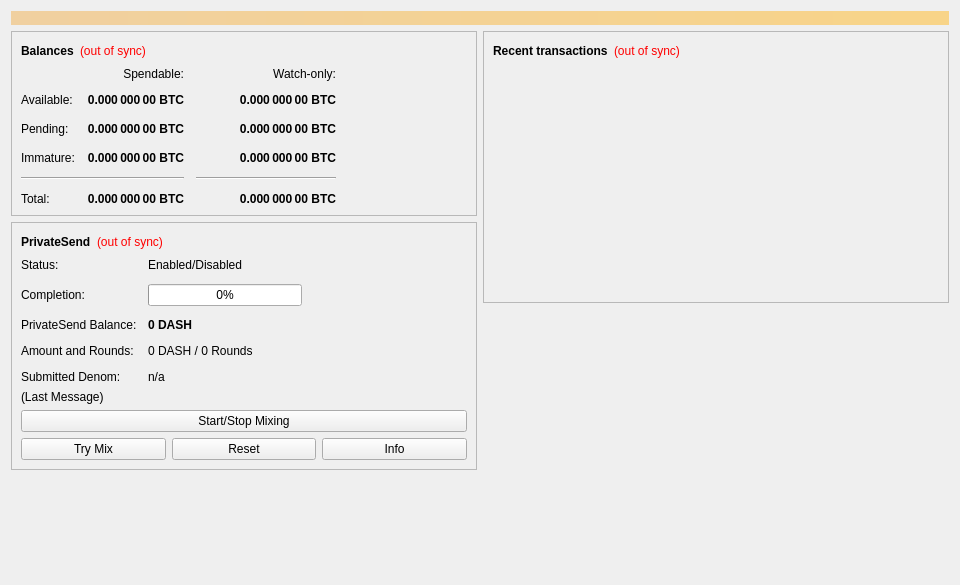
<?xml version="1.0" encoding="UTF-8"?>
<ui version="4.0">
 <class>OverviewPage</class>
 <widget class="QWidget" name="OverviewPage">
  <property name="geometry">
   <rect>
    <x>0</x>
    <y>0</y>
    <width>960</width>
    <height>585</height>
   </rect>
  </property>
  <property name="minimumSize">
   <size>
    <width>960</width>
    <height>0</height>
   </size>
  </property>
  <property name="windowTitle">
   <string>Form</string>
  </property>
  <layout class="QVBoxLayout" name="topLayout">
   <item>
    <widget class="QLabel" name="labelAlerts">
     <property name="visible">
      <bool>false</bool>
     </property>
     <property name="styleSheet">
      <string notr="true">QLabel { background-color: qlineargradient(x1: 0, y1: 0, x2: 1, y2: 0, stop:0 #F0D0A0, stop:1 #F8D488); color:#000000; }</string>
     </property>
     <property name="wordWrap">
      <bool>true</bool>
     </property>
     <property name="margin">
      <number>3</number>
     </property>
     <property name="textInteractionFlags">
      <set>Qt::TextSelectableByMouse</set>
     </property>
    </widget>
   </item>
   <item>
    <layout class="QHBoxLayout" name="horizontalLayout" stretch="1,1">
     <item>
      <layout class="QVBoxLayout" name="verticalLayout_2">
       <item>
        <widget class="QFrame" name="frame">
         <property name="frameShape">
          <enum>QFrame::StyledPanel</enum>
         </property>
         <property name="frameShadow">
          <enum>QFrame::Raised</enum>
         </property>
         <layout class="QVBoxLayout" name="verticalLayout_4">
          <item>
           <layout class="QHBoxLayout" name="horizontalLayout_4">
            <item>
             <widget class="QLabel" name="label_5">
              <property name="font">
               <font>
                <weight>75</weight>
                <bold>true</bold>
               </font>
              </property>
              <property name="text">
               <string>Balances</string>
              </property>
             </widget>
            </item>
            <item>
             <widget class="QLabel" name="labelWalletStatus">
              <property name="toolTip">
               <string>The displayed information may be out of date. Your wallet automatically synchronizes with the Hashtalt network after a connection is established, but this process has not completed yet.</string>
              </property>
              <property name="styleSheet">
               <string notr="true">QLabel { color: red; }</string>
              </property>
              <property name="text">
               <string notr="true">(out of sync)</string>
              </property>
              <property name="alignment">
               <set>Qt::AlignLeading|Qt::AlignLeft|Qt::AlignVCenter</set>
              </property>
             </widget>
            </item>
            <item>
             <spacer name="horizontalSpacer_3">
              <property name="orientation">
               <enum>Qt::Horizontal</enum>
              </property>
              <property name="sizeHint" stdset="0">
               <size>
                <width>40</width>
                <height>20</height>
               </size>
              </property>
             </spacer>
            </item>
           </layout>
          </item>
          <item>
           <layout class="QGridLayout" name="gridLayout">
            <property name="spacing">
             <number>12</number>
            </property>
            <item row="2" column="2">
             <widget class="QLabel" name="labelWatchPending">
              <property name="font">
               <font>
                <weight>75</weight>
                <bold>true</bold>
               </font>
              </property>
              <property name="cursor">
               <cursorShape>IBeamCursor</cursorShape>
              </property>
              <property name="toolTip">
               <string>Unconfirmed transactions to watch-only addresses</string>
              </property>
              <property name="text">
               <string notr="true">0.000 000 00 BTC</string>
              </property>
              <property name="alignment">
               <set>Qt::AlignRight|Qt::AlignTrailing|Qt::AlignVCenter</set>
              </property>
              <property name="textInteractionFlags">
               <set>Qt::LinksAccessibleByMouse|Qt::TextSelectableByKeyboard|Qt::TextSelectableByMouse</set>
              </property>
             </widget>
            </item>
            <item row="2" column="1">
             <widget class="QLabel" name="labelUnconfirmed">
              <property name="font">
               <font>
                <weight>75</weight>
                <bold>true</bold>
               </font>
              </property>
              <property name="cursor">
               <cursorShape>IBeamCursor</cursorShape>
              </property>
              <property name="toolTip">
               <string>Total of transactions that have yet to be confirmed, and do not yet count toward the spendable balance</string>
              </property>
              <property name="text">
               <string notr="true">0.000 000 00 BTC</string>
              </property>
              <property name="alignment">
               <set>Qt::AlignRight|Qt::AlignTrailing|Qt::AlignVCenter</set>
              </property>
              <property name="textInteractionFlags">
               <set>Qt::LinksAccessibleByMouse|Qt::TextSelectableByKeyboard|Qt::TextSelectableByMouse</set>
              </property>
             </widget>
            </item>
            <item row="3" column="2">
             <widget class="QLabel" name="labelWatchImmature">
              <property name="font">
               <font>
                <weight>75</weight>
                <bold>true</bold>
               </font>
              </property>
              <property name="cursor">
               <cursorShape>IBeamCursor</cursorShape>
              </property>
              <property name="toolTip">
               <string>Mined balance in watch-only addresses that has not yet matured</string>
              </property>
              <property name="text">
               <string notr="true">0.000 000 00 BTC</string>
              </property>
              <property name="alignment">
               <set>Qt::AlignRight|Qt::AlignTrailing|Qt::AlignVCenter</set>
              </property>
              <property name="textInteractionFlags">
               <set>Qt::LinksAccessibleByMouse|Qt::TextSelectableByKeyboard|Qt::TextSelectableByMouse</set>
              </property>
             </widget>
            </item>
            <item row="4" column="0" colspan="2">
             <widget class="Line" name="lineSpendableBalance">
              <property name="orientation">
               <enum>Qt::Horizontal</enum>
              </property>
             </widget>
            </item>
            <item row="4" column="2">
             <widget class="Line" name="lineWatchBalance">
              <property name="sizePolicy">
               <sizepolicy hsizetype="Preferred" vsizetype="Fixed">
                <horstretch>0</horstretch>
                <verstretch>0</verstretch>
               </sizepolicy>
              </property>
              <property name="minimumSize">
               <size>
                <width>140</width>
                <height>0</height>
               </size>
              </property>
              <property name="orientation">
               <enum>Qt::Horizontal</enum>
              </property>
             </widget>
            </item>
            <item row="5" column="0">
             <widget class="QLabel" name="labelTotalText">
              <property name="text">
               <string>Total:</string>
              </property>
             </widget>
            </item>
            <item row="3" column="1">
             <widget class="QLabel" name="labelImmature">
              <property name="font">
               <font>
                <weight>75</weight>
                <bold>true</bold>
               </font>
              </property>
              <property name="cursor">
               <cursorShape>IBeamCursor</cursorShape>
              </property>
              <property name="toolTip">
               <string>Mined balance that has not yet matured</string>
              </property>
              <property name="text">
               <string notr="true">0.000 000 00 BTC</string>
              </property>
              <property name="alignment">
               <set>Qt::AlignRight|Qt::AlignTrailing|Qt::AlignVCenter</set>
              </property>
              <property name="textInteractionFlags">
               <set>Qt::LinksAccessibleByMouse|Qt::TextSelectableByKeyboard|Qt::TextSelectableByMouse</set>
              </property>
             </widget>
            </item>
            <item row="2" column="3">
             <spacer name="horizontalSpacer_2">
              <property name="orientation">
               <enum>Qt::Horizontal</enum>
              </property>
              <property name="sizeHint" stdset="0">
               <size>
                <width>40</width>
                <height>20</height>
               </size>
              </property>
             </spacer>
            </item>
            <item row="3" column="0">
             <widget class="QLabel" name="labelImmatureText">
              <property name="text">
               <string>Immature:</string>
              </property>
             </widget>
            </item>
            <item row="5" column="1">
             <widget class="QLabel" name="labelTotal">
              <property name="font">
               <font>
                <weight>75</weight>
                <bold>true</bold>
               </font>
              </property>
              <property name="cursor">
               <cursorShape>IBeamCursor</cursorShape>
              </property>
              <property name="toolTip">
               <string>Your current total balance</string>
              </property>
              <property name="text">
               <string notr="true">0.000 000 00 BTC</string>
              </property>
              <property name="alignment">
               <set>Qt::AlignRight|Qt::AlignTrailing|Qt::AlignVCenter</set>
              </property>
              <property name="textInteractionFlags">
               <set>Qt::LinksAccessibleByMouse|Qt::TextSelectableByKeyboard|Qt::TextSelectableByMouse</set>
              </property>
             </widget>
            </item>
            <item row="5" column="2">
             <widget class="QLabel" name="labelWatchTotal">
              <property name="font">
               <font>
                <weight>75</weight>
                <bold>true</bold>
               </font>
              </property>
              <property name="cursor">
               <cursorShape>IBeamCursor</cursorShape>
              </property>
              <property name="toolTip">
               <string>Current total balance in watch-only addresses</string>
              </property>
              <property name="text">
               <string notr="true">0.000 000 00 BTC</string>
              </property>
              <property name="alignment">
               <set>Qt::AlignRight|Qt::AlignTrailing|Qt::AlignVCenter</set>
              </property>
              <property name="textInteractionFlags">
               <set>Qt::LinksAccessibleByMouse|Qt::TextSelectableByKeyboard|Qt::TextSelectableByMouse</set>
              </property>
             </widget>
            </item>
            <item row="0" column="2">
             <widget class="QLabel" name="labelWatchonly">
              <property name="text">
               <string>Watch-only:</string>
              </property>
              <property name="alignment">
               <set>Qt::AlignRight|Qt::AlignTrailing|Qt::AlignVCenter</set>
              </property>
             </widget>
            </item>
            <item row="1" column="0">
             <widget class="QLabel" name="labelBalanceText">
              <property name="text">
               <string>Available:</string>
              </property>
             </widget>
            </item>
            <item row="1" column="1">
             <widget class="QLabel" name="labelBalance">
              <property name="font">
               <font>
                <weight>75</weight>
                <bold>true</bold>
               </font>
              </property>
              <property name="cursor">
               <cursorShape>IBeamCursor</cursorShape>
              </property>
              <property name="toolTip">
               <string>Your current spendable balance</string>
              </property>
              <property name="text">
               <string notr="true">0.000 000 00 BTC</string>
              </property>
              <property name="alignment">
               <set>Qt::AlignRight|Qt::AlignTrailing|Qt::AlignVCenter</set>
              </property>
              <property name="textInteractionFlags">
               <set>Qt::LinksAccessibleByMouse|Qt::TextSelectableByKeyboard|Qt::TextSelectableByMouse</set>
              </property>
             </widget>
            </item>
            <item row="1" column="2">
             <widget class="QLabel" name="labelWatchAvailable">
              <property name="font">
               <font>
                <weight>75</weight>
                <bold>true</bold>
               </font>
              </property>
              <property name="cursor">
               <cursorShape>IBeamCursor</cursorShape>
              </property>
              <property name="toolTip">
               <string>Your current balance in watch-only addresses</string>
              </property>
              <property name="text">
               <string notr="true">0.000 000 00 BTC</string>
              </property>
              <property name="alignment">
               <set>Qt::AlignRight|Qt::AlignTrailing|Qt::AlignVCenter</set>
              </property>
              <property name="textInteractionFlags">
               <set>Qt::LinksAccessibleByMouse|Qt::TextSelectableByKeyboard|Qt::TextSelectableByMouse</set>
              </property>
             </widget>
            </item>
            <item row="2" column="0">
             <widget class="QLabel" name="labelPendingText">
              <property name="text">
               <string>Pending:</string>
              </property>
             </widget>
            </item>
            <item row="0" column="1">
             <widget class="QLabel" name="labelSpendable">
              <property name="text">
               <string>Spendable:</string>
              </property>
              <property name="alignment">
               <set>Qt::AlignRight|Qt::AlignTrailing|Qt::AlignVCenter</set>
              </property>
             </widget>
            </item>
           </layout>
          </item>
         </layout>
        </widget>
       </item>
       <item>
        <widget class="QFrame" name="framePrivateSend">
         <property name="layoutDirection">
          <enum>Qt::LeftToRight</enum>
         </property>
         <property name="frameShape">
          <enum>QFrame::StyledPanel</enum>
         </property>
         <property name="frameShadow">
          <enum>QFrame::Raised</enum>
         </property>
         <layout class="QVBoxLayout" name="VerticalLayout_PS1">
          <item>
           <layout class="QHBoxLayout" name="horizontalLayout_5">
            <item>
             <widget class="QLabel" name="labelPrivateSendHeader">
              <property name="font">
               <font>
                <weight>75</weight>
                <bold>true</bold>
               </font>
              </property>
              <property name="text">
               <string>PrivateSend</string>
              </property>
             </widget>
            </item>
            <item>
             <widget class="QLabel" name="labelPrivateSendSyncStatus">
              <property name="toolTip">
               <string>The displayed information may be out of date. Your wallet automatically synchronizes with the Hashtalt network after a connection is established, but this process has not completed yet.</string>
              </property>
              <property name="styleSheet">
               <string notr="true">QLabel { color: red; }</string>
              </property>
              <property name="text">
               <string notr="true">(out of sync)</string>
              </property>
              <property name="alignment">
               <set>Qt::AlignLeading|Qt::AlignLeft|Qt::AlignVCenter</set>
              </property>
             </widget>
            </item>
            <item>
             <spacer name="horizontalSpacer_4">
              <property name="orientation">
               <enum>Qt::Horizontal</enum>
              </property>
              <property name="sizeHint" stdset="0">
               <size>
                <width>40</width>
                <height>20</height>
               </size>
              </property>
             </spacer>
            </item>
           </layout>
          </item>
          <item>
           <layout class="QFormLayout" name="privateSendFormLayout">
            <property name="fieldGrowthPolicy">
             <enum>QFormLayout::AllNonFixedFieldsGrow</enum>
            </property>
            <property name="horizontalSpacing">
             <number>11</number>
            </property>
            <property name="verticalSpacing">
             <number>12</number>
            </property>
            <item row="0" column="0">
             <widget class="QLabel" name="labelPrivateSendEnabledText">
              <property name="text">
               <string>Status:</string>
              </property>
             </widget>
            </item>
            <item row="0" column="1">
             <widget class="QLabel" name="labelPrivateSendEnabled">
              <property name="text">
               <string>Enabled/Disabled</string>
              </property>
             </widget>
            </item>
            <item row="1" column="0">
             <widget class="QLabel" name="labelCompletitionText">
              <property name="text">
               <string>Completion:</string>
              </property>
             </widget>
            </item>
            <item row="1" column="1">
             <widget class="QProgressBar" name="privateSendProgress">
              <property name="maximumSize">
               <size>
                <width>154</width>
                <height>16777215</height>
               </size>
              </property>
              <property name="value">
               <number>0</number>
              </property>
             </widget>
            </item>
            <item row="2" column="0">
             <widget class="QLabel" name="labelAnonymizedText">
              <property name="text">
               <string>PrivateSend Balance:</string>
              </property>
             </widget>
            </item>
            <item row="2" column="1">
             <widget class="QLabel" name="labelAnonymized">
              <property name="font">
               <font>
                <weight>75</weight>
                <bold>true</bold>
               </font>
              </property>
              <property name="text">
               <string notr="true">0 DASH</string>
              </property>
             </widget>
            </item>
            <item row="3" column="0">
             <widget class="QLabel" name="labelAmountAndRoundsText">
              <property name="text">
               <string>Amount and Rounds:</string>
              </property>
             </widget>
            </item>
            <item row="3" column="1">
             <widget class="QLabel" name="labelAmountRounds">
              <property name="text">
               <string>0 DASH / 0 Rounds</string>
              </property>
             </widget>
            </item>
            <item row="4" column="0">
             <widget class="QLabel" name="labelSubmittedDenomText">
              <property name="text">
               <string>Submitted Denom:</string>
              </property>
             </widget>
            </item>
            <item row="4" column="1">
             <widget class="QLabel" name="labelSubmittedDenom">
              <property name="toolTip">
               <string>The denominations you submitted to the Masternode.&lt;br&gt;To mix, other users must submit the exact same denominations.</string>
              </property>
              <property name="text">
               <string>n/a</string>
              </property>
             </widget>
            </item>
           </layout>
          </item>
          <item>
           <layout class="QVBoxLayout" name="VerticalLayout_PS">
            <item>
             <widget class="QLabel" name="labelPrivateSendLastMessage">
              <property name="text">
               <string>(Last Message)</string>
              </property>
              <property name="alignment">
               <set>Qt::AlignLeading|Qt::AlignLeft|Qt::AlignTop</set>
              </property>
              <property name="wordWrap">
               <bool>true</bool>
              </property>
             </widget>
            </item>
            <item>
             <widget class="QPushButton" name="togglePrivateSend">
              <property name="sizePolicy">
               <sizepolicy hsizetype="MinimumExpanding" vsizetype="Fixed">
                <horstretch>0</horstretch>
                <verstretch>0</verstretch>
               </sizepolicy>
              </property>
              <property name="text">
               <string>Start/Stop Mixing</string>
              </property>
             </widget>
            </item>
            <item>
             <layout class="QHBoxLayout" name="horizontalLayout_debugbuttons">
              <item>
               <widget class="QPushButton" name="privateSendAuto">
                <property name="sizePolicy">
                 <sizepolicy hsizetype="MinimumExpanding" vsizetype="Fixed">
                  <horstretch>0</horstretch>
                  <verstretch>0</verstretch>
                 </sizepolicy>
                </property>
                <property name="toolTip">
                 <string>Try to manually submit a PrivateSend request.</string>
                </property>
                <property name="text">
                 <string>Try Mix</string>
                </property>
               </widget>
              </item>
              <item>
               <widget class="QPushButton" name="privateSendReset">
                <property name="sizePolicy">
                 <sizepolicy hsizetype="MinimumExpanding" vsizetype="Fixed">
                  <horstretch>0</horstretch>
                  <verstretch>0</verstretch>
                 </sizepolicy>
                </property>
                <property name="toolTip">
                 <string>Reset the current status of PrivateSend (can interrupt PrivateSend if it's in the process of Mixing, which can cost you money!)</string>
                </property>
                <property name="autoFillBackground">
                 <bool>false</bool>
                </property>
                <property name="text">
                 <string>Reset</string>
                </property>
               </widget>
              </item>
              <item>
               <widget class="QPushButton" name="privateSendInfo">
                <property name="sizePolicy">
                 <sizepolicy hsizetype="MinimumExpanding" vsizetype="Fixed">
                  <horstretch>0</horstretch>
                  <verstretch>0</verstretch>
                 </sizepolicy>
                </property>
                <property name="toolTip">
                 <string>Information about PrivateSend and Mixing</string>
                </property>
                <property name="text">
                 <string>Info</string>
                </property>
               </widget>
              </item>
             </layout>
            </item>
           </layout>
          </item>
         </layout>
        </widget>
       </item>
       <item>
        <spacer name="verticalSpacer">
         <property name="orientation">
          <enum>Qt::Vertical</enum>
         </property>
         <property name="sizeHint" stdset="0">
          <size>
           <width>20</width>
           <height>40</height>
          </size>
         </property>
        </spacer>
       </item>
      </layout>
     </item>
     <item>
      <layout class="QVBoxLayout" name="verticalLayout_3">
       <item>
        <widget class="QFrame" name="frame_2">
         <property name="frameShape">
          <enum>QFrame::StyledPanel</enum>
         </property>
         <property name="frameShadow">
          <enum>QFrame::Raised</enum>
         </property>
         <layout class="QVBoxLayout" name="verticalLayout">
          <item>
           <layout class="QHBoxLayout" name="horizontalLayout_2">
            <item>
             <widget class="QLabel" name="label_4">
              <property name="font">
               <font>
                <weight>75</weight>
                <bold>true</bold>
               </font>
              </property>
              <property name="text">
               <string>Recent transactions</string>
              </property>
             </widget>
            </item>
            <item>
             <widget class="QLabel" name="labelTransactionsStatus">
              <property name="toolTip">
               <string>The displayed information may be out of date. Your wallet automatically synchronizes with the Hashtalt network after a connection is established, but this process has not completed yet.</string>
              </property>
              <property name="styleSheet">
               <string notr="true">QLabel { color: red; }</string>
              </property>
              <property name="text">
               <string notr="true">(out of sync)</string>
              </property>
              <property name="alignment">
               <set>Qt::AlignLeading|Qt::AlignLeft|Qt::AlignVCenter</set>
              </property>
             </widget>
            </item>
            <item>
             <spacer name="horizontalSpacer">
              <property name="orientation">
               <enum>Qt::Horizontal</enum>
              </property>
              <property name="sizeHint" stdset="0">
               <size>
                <width>40</width>
                <height>20</height>
               </size>
              </property>
             </spacer>
            </item>
           </layout>
          </item>
          <item>
           <widget class="QListView" name="listTransactions">
            <property name="styleSheet">
             <string notr="true">QListView { background: transparent; }</string>
            </property>
            <property name="frameShape">
             <enum>QFrame::NoFrame</enum>
            </property>
            <property name="verticalScrollBarPolicy">
             <enum>Qt::ScrollBarAlwaysOff</enum>
            </property>
            <property name="horizontalScrollBarPolicy">
             <enum>Qt::ScrollBarAlwaysOff</enum>
            </property>
            <property name="selectionMode">
             <enum>QAbstractItemView::NoSelection</enum>
            </property>
           </widget>
          </item>
         </layout>
        </widget>
       </item>
       <item>
        <spacer name="verticalSpacer_2">
         <property name="orientation">
          <enum>Qt::Vertical</enum>
         </property>
         <property name="sizeHint" stdset="0">
          <size>
           <width>20</width>
           <height>40</height>
          </size>
         </property>
        </spacer>
       </item>
      </layout>
     </item>
    </layout>
   </item>
  </layout>
 </widget>
 <resources/>
 <connections/>
</ui>
